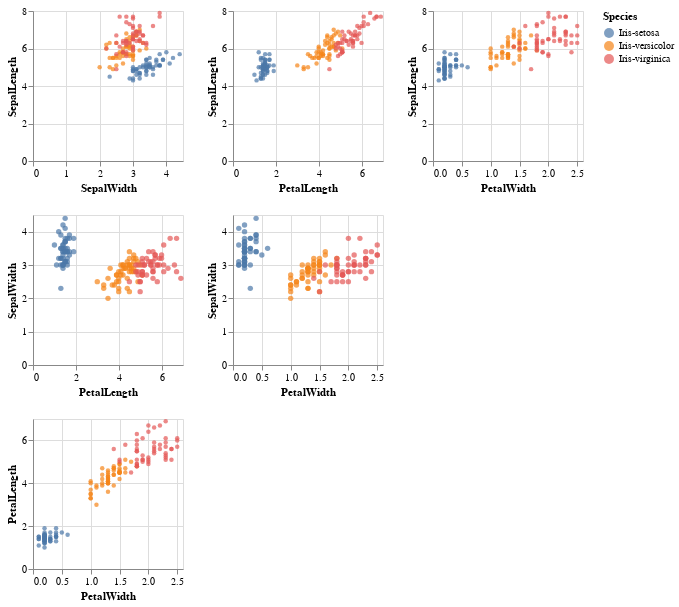

Source (notebook cell):
### Markdown cell above
For locating information。
筛选掉糅合项，能更便于观测某一品种的分布。需要观测所有属性的分布也可以在集合中把属性添加，比没有这个设计方案更便捷。

### Code cell
first = alt.Chart().mark_point(filled=True,size=20).encode(
    alt.X(alt.repeat('column'), type='quantitative'),
    alt.Y(alt.repeat('row'), type='quantitative'),
    color='Species:N',
).properties(
    width=150,
    height=150
).repeat(
    data = iris,
    row=['SepalLength'],
    column=['SepalWidth', 'PetalLength', 'PetalWidth']
)
#--------------------------------------------------------------------
second = alt.Chart().mark_point(filled=True,size=29).encode(
    alt.X(alt.repeat('column'), type='quantitative'),
    alt.Y(alt.repeat('row'), type='quantitative'),
    color='Species:N',
).properties(
    width=150,
    height=150
).repeat(
    data = iris,
    row=['SepalWidth'],
    column=['PetalLength', 'PetalWidth']
)
#--------------------------------------------------------------------
third = alt.Chart().mark_point(filled=True,size=20).encode(
    alt.X(alt.repeat('column'), type='quantitative'),
    alt.Y(alt.repeat('row'), type='quantitative'),
    color='Species:N',
).properties(
    width=150,
    height=150
).repeat(
    data = iris,
    row=['PetalLength'],
    column=['PetalWidth']
)
#--------------------------------------------------------------------
alt.vconcat(first,second,third)

### Figure 1 — Vega-Lite specification as saved in the notebook (floating-point values rounded to 4 significant figures; data arrays with more than 128 entries replaced by an {"elided": "..."} marker saying what was removed)
{"config": {"view": {"continuousWidth": 400, "continuousHeight": 300}}, "vconcat": [{"repeat": {"column": ["SepalWidth", "PetalLength", "PetalWidth"], "row": ["SepalLength"]}, "spec": {"mark": {"type": "point", "filled": true, "size": 20}, "encoding": {"color": {"type": "nominal", "field": "Species"}, "x": {"type": "quantitative", "field": {"repeat": "column"}}, "y": {"type": "quantitative", "field": {"repeat": "row"}}}, "height": 150, "width": 150}}, {"repeat": {"column": ["PetalLength", "PetalWidth"], "row": ["SepalWidth"]}, "spec": {"mark": {"type": "point", "filled": true, "size": 29}, "encoding": {"color": {"type": "nominal", "field": "Species"}, "x": {"type": "quantitative", "field": {"repeat": "column"}}, "y": {"type": "quantitative", "field": {"repeat": "row"}}}, "height": 150, "width": 150}}, {"repeat": {"column": ["PetalWidth"], "row": ["PetalLength"]}, "spec": {"mark": {"type": "point", "filled": true, "size": 20}, "encoding": {"color": {"type": "nominal", "field": "Species"}, "x": {"type": "quantitative", "field": {"repeat": "column"}}, "y": {"type": "quantitative", "field": {"repeat": "row"}}}, "height": 150, "width": 150}}], "data": {"name": "data-17573b73165b324fe49516a27bcc2ed5"}, "$schema": "https://vega.github.io/schema/vega-lite/v4.8.1.json", "datasets": {"data-17573b73165b324fe49516a27bcc2ed5": {"elided": "150 records"}}}
